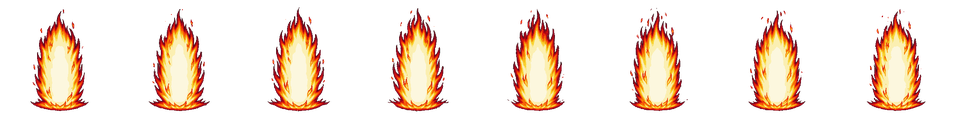
#> input picture _ART_SOURCES/chronos_glow_1025/rage_anim.png, 956 x 120 px, shrunk from 2448 x 306 before the run
$ python install.py
#> lines starting #> are read from the running program, lines starting #| are printed output that depends on the picture
"""Install the Chronos aura loops: union-crop all frames (no jitter), punch the
animator's grey matte, write one horizontal strip per aura."""
from PIL import Image
import colorsys, os
OUT = '../../assets/game/bosses/chronos_glow_1025/'
for src, dst in [('rage_anim.png', 'aura_rage.png'), ('chrome_anim.png', 'aura_chrome.png')]:
    im = Image.open(src).convert('RGBA'); fw = im.height; n = im.width // fw
#> further down, im is the input picture: PIL image 956x120 RGBA; mean R, G, B, A 59.5, 38.5, 25.7, 62.3
#> after `fw = im.height`: fw = 120
#> after `n = im.width // fw`: n = 7
    fr = [im.crop((i*fw, 0, i*fw+fw, fw)) for i in range(n)]
#> fr = 7 items
    for f in fr:
        px = f.load()
        for y in range(f.height):
            for x in range(f.width):
                r, g, b, a = px[x, y]
                if a == 0: continue
                h, l, s = colorsys.rgb_to_hls(r/255, g/255, b/255)
                if s < .12 and .30 < l < .62: px[x, y] = (0, 0, 0, 0)   # grey matte
#> this loop made 7 passes
    box = None
    for f in fr:
        bb = f.getchannel('A').getbbox()
        box = bb if box is None else (min(box[0], bb[0]), min(box[1], bb[1]), max(box[2], bb[2]), max(box[3], bb[3]))
#> this loop made 7 passes
#> (bb, box) on passes 2, 4, 5, 6, 7: ((27, 8, 92, 114), (27, 7, 92, 114)), ((25, 6, 91, 114), (25, 5, 92, 114)), ((25, 8, 87, 114), (25, 5, 92, 114)), ((27, 5, 90, 114), (25, 5, 92, 114)), ((26, 8, 87, 114), (25, 5, 92, 114))
#> box on passes 1, 3: (28, 7, 91, 114), (25, 5, 92, 114)
    w, h = box[2]-box[0], box[3]-box[1]
#> w = 67; h = 109
    s = Image.new('RGBA', (w*n, h))
#> s: PIL image 469x109 RGBA; every value is 0
    for i, f in enumerate(fr): s.paste(f.crop(box), (i*w, 0))
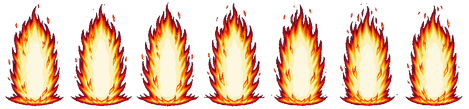
#> s: PIL image 469x109 RGBA; mean R, G, B, A 116.4, 75, 50, 122.3; transparent parts drawn white
    s.save(OUT + dst); print(dst, n, 'frames', w, 'x', h)
#| aura_rage.png 7 frames 67 x 109
#> pass 2 of the loop `for src, dst in [('rage_anim.png', 'aura_rage.png'), ('chrome_anim.png..`:
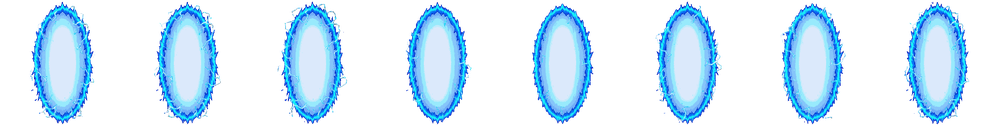
#> input picture _ART_SOURCES/chronos_glow_1025/chrome_anim.png, 1000 x 125 px, shrunk from 2560 x 320 before the run
#> im is the input picture: PIL image 1000x125 RGBA; mean R, G, B, A 45.1, 71.6, 93.7, 87.9
#> fr = 8 items
#> the loop `for f in fr:` made 8 passes
#> the loop `for f in fr:` made 8 passes
#> (bb, box) on passes 3 to 8: ((25, 1, 100, 125), (25, 0, 100, 125)), ((28, 1, 99, 125), (25, 0, 100, 125)), ((30, 1, 96, 125), (25, 0, 100, 125)), ((28, 0, 99, 125), (25, 0, 100, 125)), ((28, 1, 98, 125), (25, 0, 100, 125)), ((27, 0, 97, 125), (25, 0, 100, 125))
#> w = 75; h = 125
#> the loop `for i, f in enumerate(fr): s.paste(f.crop(box), (i*w, 0))` made 8 passes
#> after the loop `for i, f in enumerate(fr): s.paste(f.crop(box), (i*w, 0))`:
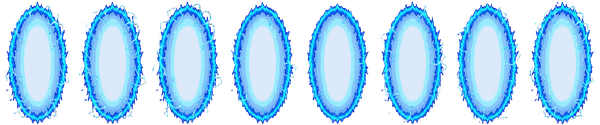
#> s: PIL image 600x125 RGBA; mean R, G, B, A 75.1, 119.3, 156, 146.5; transparent parts drawn white
#| aura_chrome.png 8 frames 75 x 125
